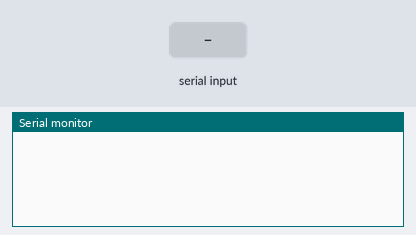
A sketch run on a simulated Arduino Uno, built with avr-gcc and run on an emulated ATmega328P. On the bench: the last lines printed to the serial monitor. Inputs (shaded band) come from the test bench.

Above: at 1.2 s.
1.3 s: "90,45\n" received over Serial
At 2.5 s:
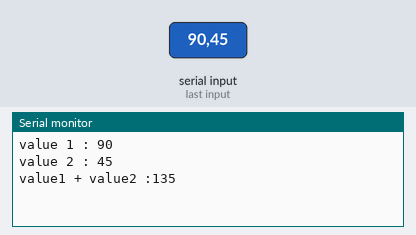
2.8 s: "30,150\n" received over Serial
At 4.6 s:
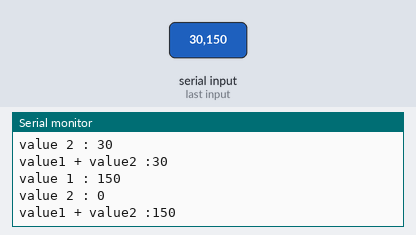
Timing chart, 0 to 6.1 s (numbered marks = the images above; inputs shaded):
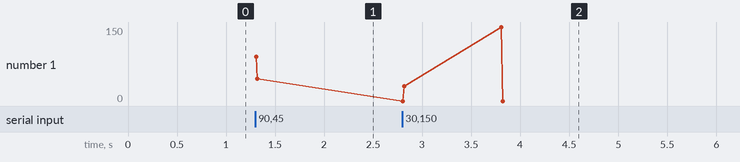

Measured:
- after the input at 1.3 s, the serial monitor: prints a new line at once (image 1)
- after the input at 2.8 s, the serial monitor: prints a new line at once (image 2)

The sketch:

Serial_monitor_2.ino
```cpp
void setup() {
  // put your setup code here, to run once:
  Serial.begin(9600);

}

void loop() {
  // put your main code here, to run repeatedly:
  if(Serial.available())
  {
// 아두이노 선이 통신과 업로드하는데 다 쓰임
// C++과 비슷
    long value1 = Serial.parseInt();
    long value2 = Serial.parseInt();

    Serial.print("value 1 : ");
    Serial.println(value1);

    Serial.print("value 2 : ");
    Serial.println(value2);

    Serial.print("value1 + value2 :");
    Serial.println(value1+value2);

  }
}
```
